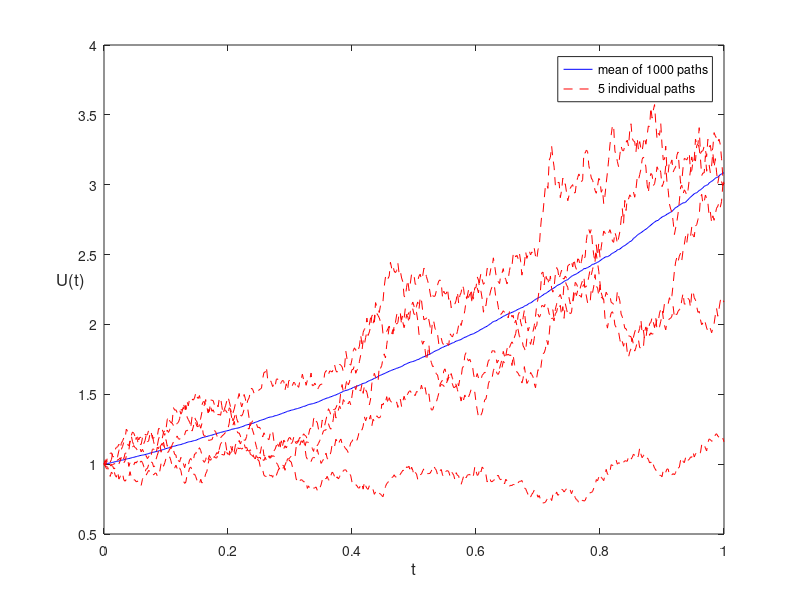

The MATLAB source for this figure:
%模拟Brown运动的函数的轨道，并模拟其均值的轨道
randn('state',100);  
T = 1; N = 500; dt = T/N; t = dt:dt:1;

M = 1000;   %M paths simultaneously
dW = sqrt(dt)*randn(M,N);
W = cumsum(dW,2);    %cumulative sums across the 2th dimension(即按矩阵的列累加求和)
U = exp(repmat(t,[M,1])+0.5*W);  %repmat(t,[M,1]) produce an M*N array whose ith row are all copies of t
Umean = mean(U);      %mean(U) 对矩阵的列取均值,对向量（无论行列向量）操作也是取均值
plot([0,t],[1,Umean],'b-'); hold on;    %plot mean over M paths
plot([0,t],[ones(5,1),U(1:5,:)],'r--'); hold off   %plot 5 individual paths
xlabel('t','FontSize',12);
ylabel('U(t)','FontSize',12,'Rotation',0);
legend('mean of 1000 paths','5 individual paths');
averr = norm(Umean-exp(9*t/8),'inf')    %sample error

%%%%笔记
% repmat(U,2) 将U作为元素块复制成2*2的矩阵
% repmat(U,2,3) or repmat(U,[2,3]) 将U作为块复制成2*3矩阵
